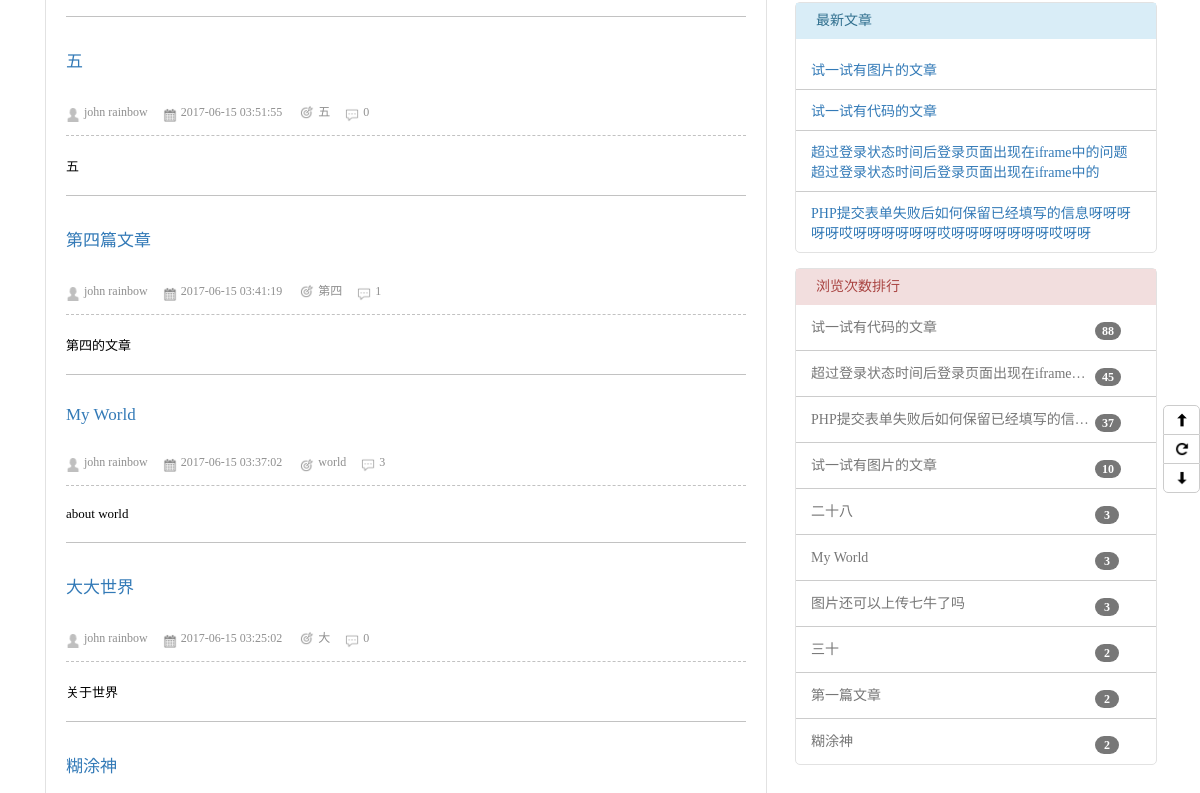
The app's page /index.php?page=3 (middle part), older data.
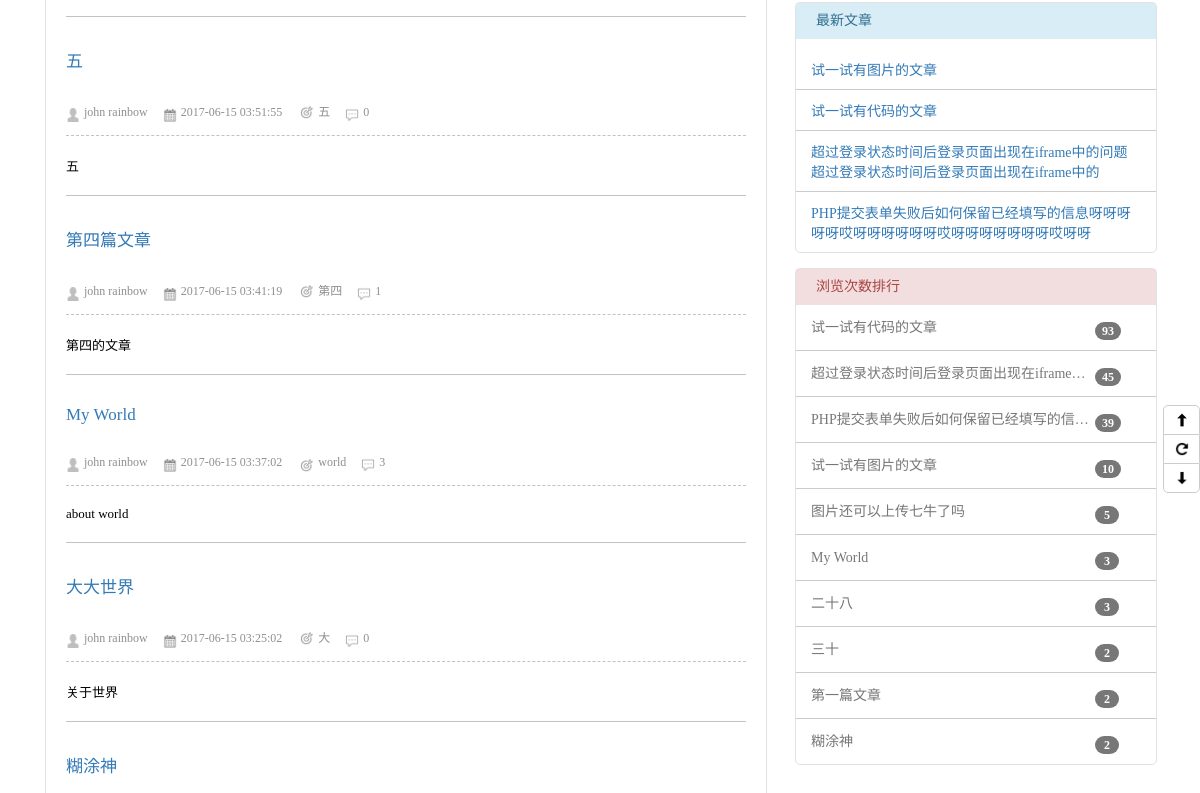
The same page, newer data.
### tables this page shows
CREATE TABLE `article` (
  `id` int(5) NOT NULL AUTO_INCREMENT,
  `title` varchar(50) NOT NULL,
  `article_type_id` int(5) NOT NULL,
  `keywords` varchar(50) NOT NULL,
  `content` text NOT NULL,
  `view_times` int(10) DEFAULT NULL,
  `create_time` int(10) DEFAULT NULL,
  `introduction` varchar(100) DEFAULT NULL,
  PRIMARY KEY (`id`)
);

### include/mysqli.class.php (called while the page is built, shortened)
<?php
$db = new Mysql();
class Mysql
{
    var $mysqli;
    function __construct()
    {
        $this->db_host = 'localhost';
        $this->db_user = 'root';
        $this->db_pwd = 'root';
        $this->db_name = 'blog';
        $this->mysqli = @new mysqli($this->db_host, $this->db_user, $this->db_pwd, $this->db_name);
    }
    function getArticles($current_page = 1, $typeId = null)
    {
        $page_start = ($current_page - 1) * 10;
        if ($typeId == null) {
            $sql = "SELECT *
                    FROM article
                    ORDER BY create_time
                    DESC LIMIT $page_start,10";
        } else {
            $sql = "SELECT *
                    FROM article
                    WHERE article_type_id=$typeId
                    ORDER BY create_time
                    DESC LIMIT $page_start,10";
        }
        $result = $this->mysqli->query($sql);
        $articles = [];
        if ($this->mysqli->affected_rows > 0) {
            for ($i = 0; $i < $result->num_rows; $i++) {
                $result->data_seek($i);
                $row = $result->fetch_assoc();
                $articles[] = [
                    'id' => $row['id'],
                    'title' => $row['title'],
                    'article_type_id' => $row['article_type_id'],
                    'keywords' => $row['keywords'],
                    'introduction' => $row['introduction'],
                    'content' => $row['content'],
                    'view_times' => $row['view_times'],
                    'create_time' => $row['create_time']
                ];
            }
        } else {
            echo $this->mysqli->errno . ' :' . $this->mysqli->error;
        }
        return $articles;
    }
    function getNewest()
    {
        $sql = "SELECT id,
                      title
                FROM article
                WHERE keywords
                LIKE '%important%'
                ORDER BY create_time
                DESC LIMIT 10";
        $result = $this->mysqli->query($sql);
        $articles = [];
        if ($this->mysqli->affected_rows > 0) {
            for ($i = 0; $i < $result->num_rows; $i++) {
                $result->data_seek($i);
                $row = $result->fetch_assoc();
                $articles[] = [
                    'id' => $row['id'],
                    'title' => $row['title']
                ];
            }
        } else {
            echo $this->mysqli->errno . ' :' . $this->mysqli->error;
        }
        return $articles;
    }
    function getHighViewList()
    {
        $sql = "SELECT id,
                       title,
                       view_times
                FROM article
                ORDER BY view_times
                DESC LIMIT 10";
        $result = $this->mysqli->query($sql);
        $articles = [];
        if ($this->mysqli->affected_rows > 0) {
            for ($i = 0; $i < $result->num_rows; $i++) {
                $result->data_seek($i);
                $row = $result->fetch_assoc();
                $articles[] = [
                    'id' => $row['id'],
                    'title' => $row['title'],
                    'view_times' => $row['view_times']
                ];
            }
        } else {
            echo $this->mysqli->errno . ' :' . $this->mysqli->error;
        }
        return $articles;
    }
}

### articleList.php (the view, shortened to what this page needs)
<?php
$articles = $db->getArticles($page);
for ($i = 0; $i < count($articles); $i++) {
    $article = $articles[$i];
    $id = $article['id'];
    $title = $article['title'];
    $create_time = date('Y-m-d H:i:s', $article['create_time']);
    $keywords = $article['keywords'];
    $introduction = $article['introduction'];
    $view_times = $article['view_times'];
    ?>
    <div class="article_item">
        <div class="article_item_title"><a
                    href="viewArticle.php?&id=<?php echo $id; ?>"><?php echo $title ?></a></div>
        <div class="article_item_info_list">
            <span class="article_writer">john rainbow</span><span
                    class="article_create_time"><?php echo $create_time ?></span>
            <span class="keywords"><?php echo $keywords ?></span><span
                    class="view_times"><?php echo $view_times ?></span>
        </div>
        <div class="article_item_introduction"><?php echo $introduction ?></div>
        <div class="article_item_divide_line"></div>
    </div>
    <?php
}
?>

### index.php (shortened to what this page needs)
<?php
require_once 'include/mysqli.class.php';
$page = isset($_GET['page']) ? $_GET['page'] : 1;
?>
<!DOCTYPE html>
<html lang="en">
<head>
    <link rel="stylesheet" type="text/css" href="templates/style/base.css">
</head>
<body>
<?php
require_once 'header.php';
?>
<div class="content">
    <div class="left_area">
        <div class="main_article">
            <?php include_once 'articleList.php'?>
        </div>
    </div>
    <div class="menu">
        <div class="newest">
            <div class="menu_title">最新文章</div>
            <div class="newest_list">
                <?php include_once 'newest.php';?>
            </div>
        </div>
        <div class="scan_times_list">
            <div class="menu_title">浏览次数排行</div>
            <div class="high_view_list">
                <?php include_once 'highViewList.php';?>
            </div>
        </div>
    </div>
</div>
<div id="guide">
    <a id="to_header" href="#header" title="去顶部"></a>
    <a id="refresh" title="刷新" onclick="location.reload();"></a>
    <a id="to_bottom" href="#footer" title="去底部"></a>
</div>
</body>
</html>

### newest.php
<?php
$newest = $db->getNewest();
for ($i = 0; $i < count($newest); $i ++) {
    $newest_id = $newest[$i]['id'];
    $newest_title = $newest[$i]['title'];
    if ($i == count($newest) - 1) {
?>
        <div class="newest_item">
            <a href="viewArticle.php?id=<?php echo $newest_id;?>"><?php echo $newest_title;?></a>
        </div>
<?php
    } else {
?>
        <div class="newest_item">
            <a href="viewArticle.php?id=<?php echo $newest_id; ?>"><?php echo $newest_title; ?></a>
        </div>
        <div class="newest_item_divide_line"></div>
<?php
    }
}

### highViewList.php
<?php
$high_views = $db->getHighViewList();
for ($i = 0; $i < count($high_views); $i ++) {
    $high_view_id = $high_views[$i]['id'];
    $high_view_title = $high_views[$i]['title'];
    $high_view_view_times = $high_views[$i]['view_times'];
    if ($i == count($high_views) - 1) {
        ?>
        <div class="high_view_item">
            <a href="viewArticle.php?id=<?php echo $high_view_id;?>"><?php echo $high_view_title;?></a>
            <div class="times"><?php echo $high_view_view_times;?></div>
        </div>
        <?php
    } else {
        ?>
        <div class="high_view_item">
            <a href="viewArticle.php?id=<?php echo $high_view_id; ?>" title="<?php echo $high_view_title; ?>"><?php echo $high_view_title; ?></a>
            <div class="times"><?php echo $high_view_view_times;?></div>
        </div>
        <div class="high_view_item_divide_line"></div>
        <?php
    }
}

### templates/style/base.css (style rules this page uses)
* { margin: 0; padding: 0; }
a { text-decoration: none; }
#guide { position: fixed; top: 50%; right: 2px; height: 105px; width: 35px; }
a#to_header { display: block; width: 35px; height: 28px; background: url("../images/up.png") no-repeat center; background-size: 16px 16px; border: 1px solid #CCCCCC; border-top-left-radius: 5px; border-top-right-radius: 5px; }
a#refresh { display: block; width: 35px; height: 28px; background: url("../images/refresh.png") no-repeat center; background-size: 14px 14px; border-left: 1px solid #CCCCCC; border-right: 1px solid #CCCCCC; }
a#to_bottom { display: block; width: 35px; height: 28px; background: url("../images/down.png") no-repeat center; background-size: 14px 14px; border: 1px solid #CCCCCC; border-bottom-left-radius: 5px; border-bottom-right-radius: 5px; }
.content { width: 1140px; padding-top: 170px; margin: 0 auto; }
.content .left_area { float: left; width: 750px; background: white; }
.content .menu { float: right; width: 390px; background: white; }
.menu_title { height: 36px; line-height: 36px; background: #DFF0D8; font-size: 14px; font-family: 微软雅黑, serif; padding-left: 20px; }
.content .menu .newest { width: 360px; margin: 15px; background: white; border-radius: 5px; border: 1px solid #e2e2e2; }
.content .menu .newest .menu_title { margin-bottom: 20px; background: #D9EDF7; color: #31708F; }
.content .menu .newest .newest_item { width: 330px; margin: 0 auto; }
.content .menu .newest .newest_item_divide_line { width: 100%; height: 0; border-bottom: 1px solid #CCC; }
.content .menu .newest a { display: block; margin-top: 10px; margin-bottom: 10px; font-size: 14px; color: #337AB7; }
.content .menu .scan_times_list { width: 360px; margin: 15px; background: white; border-radius: 5px; border: 1px solid #e2e2e2; }
.content .menu .scan_times_list .menu_title { background: #F2DEDE; color: #A94442; }
.content .menu .scan_times_list .high_view_item { width: 360px; height: 45px; margin: 0 auto; }
.content .menu .scan_times_list .high_view_item a { display: inline-block; width: 280px; height: 45px; line-height: 45px; padding-left: 15px; text-overflow:ellipsis; white-space:nowrap; overflow:hidden; color: #777; font-size: 14px; }
.content .menu .scan_times_list .high_view_item .times { background-color: #777; border-radius: 10px; color: #fff; display: inline-block; font-size: 12px; font-weight: 700; line-height: 1; min-width: 10px; padding: 3px 7px; text-align: center; vertical-align: middle; margin-top: -30px; white-space: nowrap; }
.content .menu .scan_times_list .high_view_item_divide_line { width: 100%; height: 0; border-bottom: 1px solid #CCC; }
.main_article { width: 680px; margin: 15px; padding: 20px; background: white; border-radius: 5px; border: 1px solid #e2e2e2; }
.main_article .article_item { margin-top: 10px; margin-bottom: 10px; }
.main_article .article_item .article_item_title { margin-top: 30px; margin-bottom: 30px; font-size: 17px; }
.main_article .article_item .article_item_title a { font-size: 17px; color: #337AB7; }
.main_article .article_item .article_item_info_list { padding-bottom: 10px; border-bottom: 1px dashed #c2c2c2; font-size: 12px; }
.main_article .article_item .article_item_info_list .article_writer { display: inline-block; height: 20px; padding-left: 18px; background: url("../images/writer.png") no-repeat left center; background-size: 14px 14px; color: #8f8f8f; }
.main_article .article_item .article_item_info_list .article_create_time { display: inline-block; height: 20px; padding-left: 18px; margin-left: 15px; background: url("../images/calendar.png") no-repeat left center; background-size: 14px 14px; color: #8f8f8f; }
.main_article .article_item .article_item_info_list .keywords { display: inline-block; height: 20px; padding-left: 18px; margin-left: 15px; background: url("../images/keywords.png") no-repeat left center; background-size: 14px 14px; color: #8f8f8f; }
.main_article .article_item .article_item_info_list .view_times { display: inline-block; height: 20px; padding-left: 18px; margin-left: 15px; background: url("../images/view_times.png") no-repeat left center; background-size: 14px 14px; color: #8f8f8f; }
.main_article .article_item .article_item_introduction { margin: 20px 0; font-size: 13px; }
.main_article .article_item .article_item_divide_line { height: 0; margin-top: 20px; border-bottom: 1px solid #c2c2c2; }

Row changes from the older to the newer data that the page shows:
shown differently, row unchanged: article "My World": moves down the list
changed article "试一试有代码的文章": view_times "88" → "93"
changed article "PHP提交表单失败后如何保留已经填写的信息呀呀呀呀呀哎呀呀呀呀呀呀哎呀呀呀呀呀呀呀哎呀呀": view_times "37" → "39"
changed article "图片还可以上传七牛了吗": view_times "3" → "5"; moves up the list
